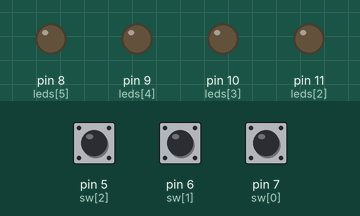
This sketch was run on a simulated Arduino Uno, built with avr-gcc and run on an emulated ATmega328P. On the bench: output pins drawn as LEDs (lit = HIGH). Dashed ring = blinking. Inputs (shaded band) come from the test bench; at power-on: pin 5 (sw[2]) LOW, pin 7 (sw[0]) LOW, pin 6 (sw[1]) LOW. Random numbers use the default seed unless the sketch sets one.

Above: at 1.8 s.
1.9 s: pin 5 (sw[2]) pulled HIGH for 0.15 s
At 2.0 s:
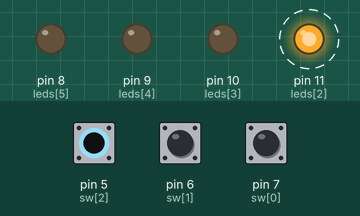
4.9 s: pin 7 (sw[0]) pulled HIGH for 0.15 s
At 6.2 s:
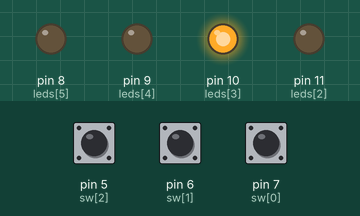
8.0 s: pin 7 (sw[0]) pulled HIGH for 1 s
At 9.7 s:
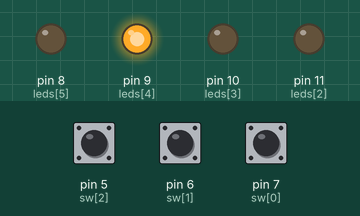
11.5 s: pin 7 (sw[0]) pulled HIGH for 3.2 s
At 13.6 s:
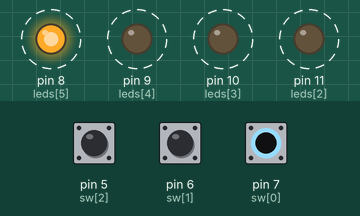
Timing chart, 0 to 17.2 s (numbered marks = the images above; inputs shaded):
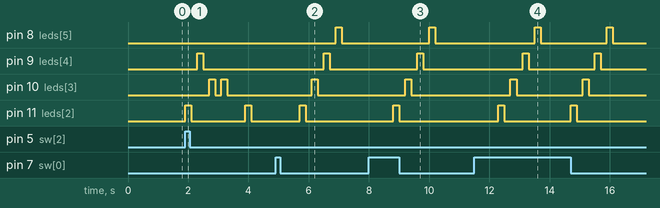

The sketch:

pr_ctica.ino
```cpp
/*
   SECCIONES DEL PROGRAMA
   1. INCLUIR LIBRERIAS -> local y global
      local -> include "librería"
      global -> include <librería>
   2. VARIABLES
        tipo de variable + nombre de la variable + valor de la variable
        int i=0;
        int i;
   3. CONFIGURACIÓN -> Seleccionar el tipo de recurso a utilizar
      -> Puerto E/S
      -> Cx serial
      -> CAD
      -> Timer
   4. ciclo infinito
      el sistema funcione en reiteradas ocasiones mientras sea energizado
*/
int i = 0; // variable de conteo
int j = 0;
int k;
int leds [6] = {13, 12, 11, 10, 9, 8}; //inicializo puertos
int sw [4] = {7, 6, 5, 4}; // pines como entrada
void setup() {
  // encender leds
  for (; i < 6; i++) {
    pinMode(leds [i], OUTPUT); //configuración del puerto
    delay (50);
  }
  i = 0;
  for (; i < 6; i++) {
    pinMode(sw [i], INPUT); //configuración del puerto
    delay (50);
  }
  i = 0;

}

void loop() {
  if (digitalRead(sw[0]) == HIGH && digitalRead(sw[1]) == LOW && digitalRead(sw[2]) == LOW)
      juego1() ;
  if (digitalRead(sw[0]) == LOW &&  digitalRead(sw[2]) == LOW && digitalRead(sw[1]) == HIGH)
            juego2() ;
  if (digitalRead(sw[0]) == LOW &&  digitalRead(sw[1]) == LOW && digitalRead(sw[2]) == HIGH)
                  juego3() ;
    }
void juego1() {
  // juego1
  for (; i < 6; i++) {
    digitalWrite (leds[i], HIGH);
    delay (200);
    digitalWrite (leds[i], LOW);
    delay (200);
  }
  i = 0;
}
void juego2() {
  //JUEGO 2
  for (; j < 6; j++) {
    digitalWrite (leds[i], HIGH);
    delay (200);
  }
  for (; j >= 0; j--) {
    digitalWrite (leds[i], LOW);
    delay (200);
  }
}
// juego 3
void juego3() {
  for (; i < 6; i++) {
    k = random (0, 5);
    digitalWrite (leds [k], HIGH);
    delay (200);
    digitalWrite (leds [k], LOW);
    delay (200);
  }
}
```

Measured:
- after the input at 1.9 s, pin 9 (leds[4]): LOW → HIGH after 0.40 s, → LOW 0.20 s later; pin 10 (leds[3]): alternates HIGH for 0.20 s and LOW for 0.20 s, 4 changes in all, then stays LOW, starting after 0.80 s; pin 11 (leds[2]): alternates HIGH for 0.20 s and LOW for 1.8 s, starting at once
- after the input at 4.9 s, pin 8 (leds[5]): LOW → HIGH after 2.0 s, → LOW 0.20 s later; pin 9 (leds[4]): LOW → HIGH after 1.6 s, → LOW 0.20 s later; pin 10 (leds[3]): LOW → HIGH after 1.2 s, → LOW 0.20 s later; pin 11 (leds[2]): LOW → HIGH after 0.80 s, → LOW 0.20 s later
- after the input at 8.0 s, pin 8 (leds[5]): LOW → HIGH after 2.0 s, → LOW 0.20 s later; pin 9 (leds[4]): LOW → HIGH after 1.6 s, → LOW 0.20 s later; pin 10 (leds[3]): LOW → HIGH after 1.2 s, → LOW 0.20 s later; pin 11 (leds[2]): LOW → HIGH after 0.80 s, → LOW 0.20 s later
- after the input at 11.5 s, pin 8 (leds[5]): alternates HIGH for 0.20 s and LOW for 2.2 s, starting after 2.0 s; pin 9 (leds[4]): alternates HIGH for 0.20 s and LOW for 2.2 s, starting after 1.6 s
